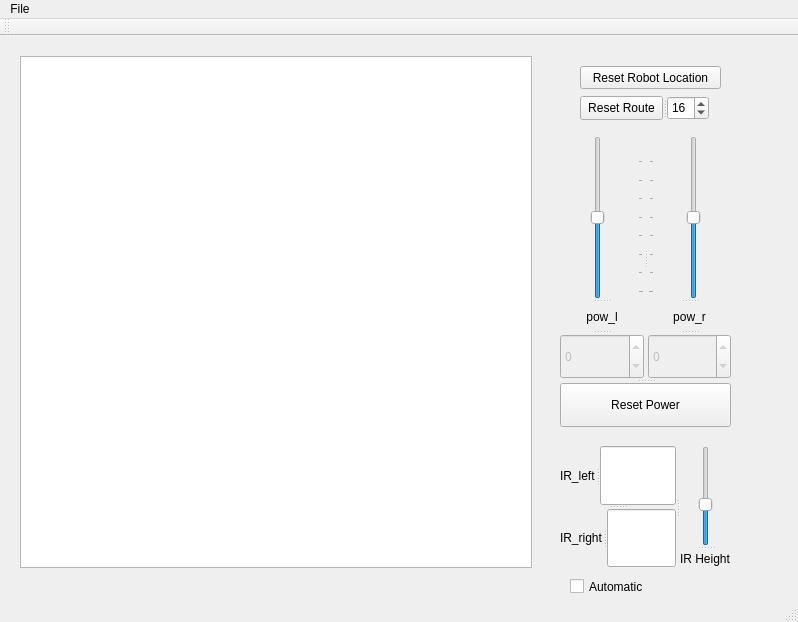
<?xml version="1.0" encoding="UTF-8"?>
<ui version="4.0">
 <class>MainWindow</class>
 <widget class="QMainWindow" name="MainWindow">
  <property name="geometry">
   <rect>
    <x>0</x>
    <y>0</y>
    <width>798</width>
    <height>622</height>
   </rect>
  </property>
  <property name="windowTitle">
   <string>MainWindow</string>
  </property>
  <widget class="QWidget" name="centralWidget">
   <widget class="QGraphicsView" name="graphicsView">
    <property name="geometry">
     <rect>
      <x>20</x>
      <y>20</y>
      <width>512</width>
      <height>512</height>
     </rect>
    </property>
    <property name="verticalScrollBarPolicy">
     <enum>Qt::ScrollBarAlwaysOff</enum>
    </property>
    <property name="horizontalScrollBarPolicy">
     <enum>Qt::ScrollBarAlwaysOff</enum>
    </property>
    <property name="sceneRect">
     <rectf>
      <x>0.000000000000000</x>
      <y>0.000000000000000</y>
      <width>512.000000000000000</width>
      <height>512.000000000000000</height>
     </rectf>
    </property>
    <property name="viewportUpdateMode">
     <enum>QGraphicsView::FullViewportUpdate</enum>
    </property>
   </widget>
   <widget class="QPushButton" name="resetRobotBtn">
    <property name="geometry">
     <rect>
      <x>580</x>
      <y>30</y>
      <width>141</width>
      <height>23</height>
     </rect>
    </property>
    <property name="text">
     <string>Reset Robot Location</string>
    </property>
   </widget>
   <widget class="QSplitter" name="splitter">
    <property name="geometry">
     <rect>
      <x>560</x>
      <y>100</y>
      <width>171</width>
      <height>291</height>
     </rect>
    </property>
    <property name="orientation">
     <enum>Qt::Vertical</enum>
    </property>
    <widget class="QSplitter" name="splitter_4">
     <property name="orientation">
      <enum>Qt::Horizontal</enum>
     </property>
     <widget class="QSplitter" name="splitter_3">
      <property name="orientation">
       <enum>Qt::Vertical</enum>
      </property>
      <widget class="QSlider" name="l_pow_slider">
       <property name="minimum">
        <number>-255</number>
       </property>
       <property name="maximum">
        <number>255</number>
       </property>
       <property name="orientation">
        <enum>Qt::Vertical</enum>
       </property>
       <property name="tickPosition">
        <enum>QSlider::TicksBelow</enum>
       </property>
       <property name="tickInterval">
        <number>64</number>
       </property>
      </widget>
      <widget class="QLabel" name="label_8">
       <property name="text">
        <string>pow_l</string>
       </property>
       <property name="alignment">
        <set>Qt::AlignCenter</set>
       </property>
      </widget>
      <widget class="QSpinBox" name="l_pow_spin">
       <property name="enabled">
        <bool>false</bool>
       </property>
       <property name="minimum">
        <number>-255</number>
       </property>
       <property name="maximum">
        <number>255</number>
       </property>
      </widget>
     </widget>
     <widget class="QSplitter" name="splitter_2">
      <property name="orientation">
       <enum>Qt::Vertical</enum>
      </property>
      <widget class="QSlider" name="r_pow_slider">
       <property name="minimum">
        <number>-255</number>
       </property>
       <property name="maximum">
        <number>255</number>
       </property>
       <property name="tracking">
        <bool>true</bool>
       </property>
       <property name="orientation">
        <enum>Qt::Vertical</enum>
       </property>
       <property name="tickPosition">
        <enum>QSlider::TicksAbove</enum>
       </property>
       <property name="tickInterval">
        <number>64</number>
       </property>
      </widget>
      <widget class="QLabel" name="label_6">
       <property name="text">
        <string>pow_r</string>
       </property>
       <property name="alignment">
        <set>Qt::AlignCenter</set>
       </property>
      </widget>
      <widget class="QSpinBox" name="r_pow_spin">
       <property name="enabled">
        <bool>false</bool>
       </property>
       <property name="minimum">
        <number>-255</number>
       </property>
       <property name="maximum">
        <number>255</number>
       </property>
      </widget>
     </widget>
    </widget>
    <widget class="QPushButton" name="pushButton">
     <property name="text">
      <string>Reset Power</string>
     </property>
    </widget>
   </widget>
   <widget class="QSplitter" name="splitter_8">
    <property name="geometry">
     <rect>
      <x>580</x>
      <y>60</y>
      <width>129</width>
      <height>24</height>
     </rect>
    </property>
    <property name="orientation">
     <enum>Qt::Horizontal</enum>
    </property>
    <widget class="QPushButton" name="resetRouteBtn">
     <property name="text">
      <string>Reset Route</string>
     </property>
    </widget>
    <widget class="QSpinBox" name="n_routes_spin">
     <property name="minimum">
      <number>4</number>
     </property>
     <property name="maximum">
      <number>32</number>
     </property>
     <property name="value">
      <number>16</number>
     </property>
    </widget>
   </widget>
   <widget class="QSplitter" name="splitter_10">
    <property name="geometry">
     <rect>
      <x>560</x>
      <y>410</y>
      <width>171</width>
      <height>121</height>
     </rect>
    </property>
    <property name="orientation">
     <enum>Qt::Horizontal</enum>
    </property>
    <widget class="QSplitter" name="splitter_7">
     <property name="orientation">
      <enum>Qt::Vertical</enum>
     </property>
     <widget class="QSplitter" name="splitter_5">
      <property name="orientation">
       <enum>Qt::Horizontal</enum>
      </property>
      <widget class="QLabel" name="label">
       <property name="text">
        <string>IR_left</string>
       </property>
      </widget>
      <widget class="QLineEdit" name="ir_left_edit"/>
     </widget>
     <widget class="QSplitter" name="splitter_6">
      <property name="orientation">
       <enum>Qt::Horizontal</enum>
      </property>
      <widget class="QLabel" name="label_9">
       <property name="text">
        <string>IR_right</string>
       </property>
      </widget>
      <widget class="QLineEdit" name="ir_right_edit"/>
     </widget>
    </widget>
    <widget class="QSplitter" name="splitter_9">
     <property name="orientation">
      <enum>Qt::Vertical</enum>
     </property>
     <widget class="QSlider" name="verticalSlider">
      <property name="maximum">
       <number>50</number>
      </property>
      <property name="value">
       <number>20</number>
      </property>
      <property name="orientation">
       <enum>Qt::Vertical</enum>
      </property>
     </widget>
     <widget class="QLabel" name="label_2">
      <property name="text">
       <string>IR Height</string>
      </property>
     </widget>
    </widget>
   </widget>
   <widget class="QCheckBox" name="checkBox">
    <property name="geometry">
     <rect>
      <x>570</x>
      <y>540</y>
      <width>85</width>
      <height>21</height>
     </rect>
    </property>
    <property name="text">
     <string>Automatic</string>
    </property>
   </widget>
  </widget>
  <widget class="QMenuBar" name="menuBar">
   <property name="geometry">
    <rect>
     <x>0</x>
     <y>0</y>
     <width>798</width>
     <height>20</height>
    </rect>
   </property>
   <widget class="QMenu" name="menuFile">
    <property name="title">
     <string>File</string>
    </property>
    <addaction name="actionSave_Route"/>
    <addaction name="actionLoad_Route"/>
    <addaction name="actionExit"/>
   </widget>
   <addaction name="menuFile"/>
  </widget>
  <widget class="QToolBar" name="mainToolBar">
   <attribute name="toolBarArea">
    <enum>TopToolBarArea</enum>
   </attribute>
   <attribute name="toolBarBreak">
    <bool>false</bool>
   </attribute>
  </widget>
  <widget class="QStatusBar" name="statusBar"/>
  <action name="actionSave_Route">
   <property name="text">
    <string>Save Route</string>
   </property>
  </action>
  <action name="actionLoad_Route">
   <property name="text">
    <string>Load Route</string>
   </property>
  </action>
  <action name="actionExit">
   <property name="text">
    <string>Exit</string>
   </property>
  </action>
 </widget>
 <layoutdefault spacing="6" margin="11"/>
 <resources/>
 <connections>
  <connection>
   <sender>l_pow_slider</sender>
   <signal>valueChanged(int)</signal>
   <receiver>l_pow_spin</receiver>
   <slot>setValue(int)</slot>
   <hints>
    <hint type="sourcelabel">
     <x>606</x>
     <y>266</y>
    </hint>
    <hint type="destinationlabel">
     <x>596</x>
     <y>378</y>
    </hint>
   </hints>
  </connection>
  <connection>
   <sender>r_pow_slider</sender>
   <signal>valueChanged(int)</signal>
   <receiver>r_pow_spin</receiver>
   <slot>setValue(int)</slot>
   <hints>
    <hint type="sourcelabel">
     <x>684</x>
     <y>266</y>
    </hint>
    <hint type="destinationlabel">
     <x>730</x>
     <y>378</y>
    </hint>
   </hints>
  </connection>
  <connection>
   <sender>l_pow_slider</sender>
   <signal>valueChanged(int)</signal>
   <receiver>MainWindow</receiver>
   <slot>setLeftPower(int)</slot>
   <hints>
    <hint type="sourcelabel">
     <x>640</x>
     <y>249</y>
    </hint>
    <hint type="destinationlabel">
     <x>560</x>
     <y>159</y>
    </hint>
   </hints>
  </connection>
  <connection>
   <sender>r_pow_slider</sender>
   <signal>valueChanged(int)</signal>
   <receiver>MainWindow</receiver>
   <slot>setRightPower(int)</slot>
   <hints>
    <hint type="sourcelabel">
     <x>718</x>
     <y>253</y>
    </hint>
    <hint type="destinationlabel">
     <x>702</x>
     <y>158</y>
    </hint>
   </hints>
  </connection>
  <connection>
   <sender>pushButton</sender>
   <signal>clicked()</signal>
   <receiver>MainWindow</receiver>
   <slot>resetPower()</slot>
   <hints>
    <hint type="sourcelabel">
     <x>718</x>
     <y>427</y>
    </hint>
    <hint type="destinationlabel">
     <x>717</x>
     <y>583</y>
    </hint>
   </hints>
  </connection>
  <connection>
   <sender>verticalSlider</sender>
   <signal>valueChanged(int)</signal>
   <receiver>MainWindow</receiver>
   <slot>setIRHeight(int)</slot>
   <hints>
    <hint type="sourcelabel">
     <x>704</x>
     <y>499</y>
    </hint>
    <hint type="destinationlabel">
     <x>772</x>
     <y>497</y>
    </hint>
   </hints>
  </connection>
  <connection>
   <sender>checkBox</sender>
   <signal>clicked(bool)</signal>
   <receiver>MainWindow</receiver>
   <slot>setAuto(bool)</slot>
   <hints>
    <hint type="sourcelabel">
     <x>622</x>
     <y>591</y>
    </hint>
    <hint type="destinationlabel">
     <x>513</x>
     <y>588</y>
    </hint>
   </hints>
  </connection>
 </connections>
 <slots>
  <slot>setLeftPower(int)</slot>
  <slot>setRightPower(int)</slot>
  <slot>resetPower()</slot>
  <slot>setIRHeight(int)</slot>
  <slot>setAuto(bool)</slot>
 </slots>
</ui>
